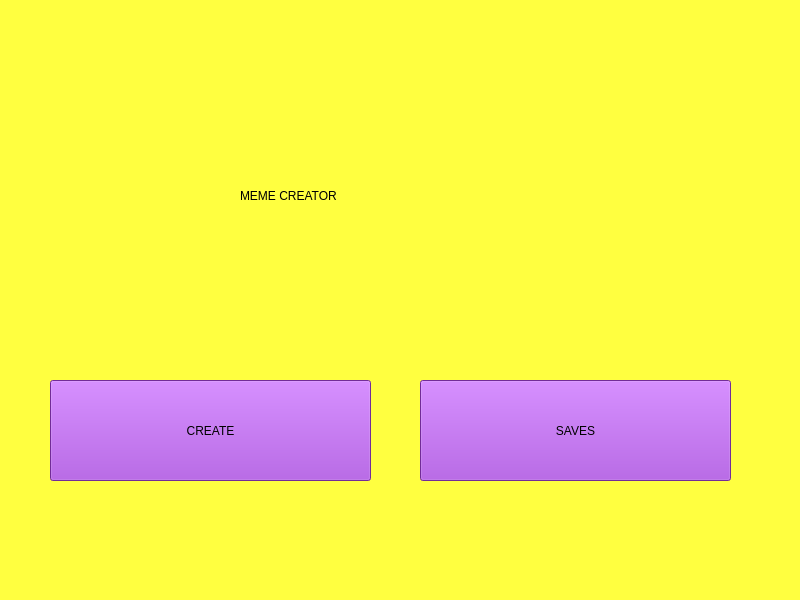
<?xml version="1.0" encoding="UTF-8"?>
<ui version="4.0">
 <class>Main</class>
 <widget class="QMainWindow" name="Main">
  <property name="geometry">
   <rect>
    <x>0</x>
    <y>0</y>
    <width>800</width>
    <height>600</height>
   </rect>
  </property>
  <property name="windowTitle">
   <string>MainWindow</string>
  </property>
  <property name="styleSheet">
   <string notr="true">background-color: rgb(255, 255, 64);</string>
  </property>
  <widget class="QWidget" name="centralwidget">
   <widget class="QPushButton" name="create_btn">
    <property name="geometry">
     <rect>
      <x>50</x>
      <y>380</y>
      <width>321</width>
      <height>101</height>
     </rect>
    </property>
    <property name="styleSheet">
     <string notr="true">background-color: rgb(159, 62, 213);
font: 25 22pt &quot;Bahnschrift Light&quot;;</string>
    </property>
    <property name="text">
     <string>CREATE</string>
    </property>
   </widget>
   <widget class="QPushButton" name="save_btn">
    <property name="geometry">
     <rect>
      <x>420</x>
      <y>380</y>
      <width>311</width>
      <height>101</height>
     </rect>
    </property>
    <property name="styleSheet">
     <string notr="true">font: 25 22pt &quot;Bahnschrift Light&quot;;
background-color: rgb(159, 62, 213);
</string>
    </property>
    <property name="text">
     <string>SAVES</string>
    </property>
   </widget>
   <widget class="QLabel" name="label">
    <property name="geometry">
     <rect>
      <x>240</x>
      <y>160</y>
      <width>351</width>
      <height>71</height>
     </rect>
    </property>
    <property name="styleSheet">
     <string notr="true">font: 25 36pt &quot;Bahnschrift Light&quot;;</string>
    </property>
    <property name="text">
     <string>MEME CREATOR</string>
    </property>
   </widget>
  </widget>
  <widget class="QMenuBar" name="menubar">
   <property name="geometry">
    <rect>
     <x>0</x>
     <y>0</y>
     <width>800</width>
     <height>21</height>
    </rect>
   </property>
  </widget>
  <widget class="QStatusBar" name="statusbar"/>
 </widget>
 <resources/>
 <connections/>
</ui>
